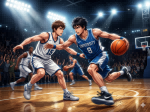
#> input picture images/cg/cg_basketball_night_game.png, 150 x 112 px; its folder holds 3 pictures in this run
$ python compress-images-to-jpeg.py
#> lines starting #> are read from the running program, lines starting #| are printed output that depends on the picture
#!/usr/bin/env python3
"""Convert PNG under images/ to optimized JPEG; recompress existing JPEG."""
from __future__ import annotations

import json
from pathlib import Path

from PIL import Image

ROOT = Path(__file__).resolve().parents[1]
IMAGES = ROOT / "images"

# (subdir glob hint, quality, max longest edge or None)
RULES = [
    ("share", 88, None),
    ("cg", 84, None),
    ("generated/game_avatar", 88, 512),
    ("generated/ui_button", 80, 256),
    ("generated/ui_panel", 85, 512),
    ("generated/avatars/female", 86, 384),
    ("generated/avatars/male", 86, 384),
    ("generated/avatars/avatar_alt", 86, 384),
    ("generated/items", 86, None),
]

DEFAULT_QUALITY = 85
DEFAULT_MAX_SIDE = None


def rule_for(path: Path) -> tuple[int, int | None]:
    rel = path.as_posix().replace("\\", "/")
    for hint, quality, max_side in RULES:
        if hint in rel:
            return quality, max_side
    return DEFAULT_QUALITY, DEFAULT_MAX_SIDE


def to_rgb(im: Image.Image, bg=(255, 255, 255)) -> Image.Image:
    if im.mode in ("RGBA", "LA"):
        base = Image.new("RGB", im.size, bg)
        base.paste(im, mask=im.split()[-1])
        return base
    if im.mode == "P":
        return to_rgb(im.convert("RGBA"), bg)
    return im.convert("RGB")


def save_jpeg(src: Path, quality: int, max_side: int | None) -> Path:
#> called with quality = 84
    out = src.with_suffix(".jpg")
    im = Image.open(src)
#> im is the input picture: PIL image 150x112 RGBA; mean R, G, B, A 98.4, 89.5, 87.8, 255
    im = to_rgb(im)
#> in to_rgb, `base = Image.new("RGB", im.size, bg)`: base: PIL image 150x112 RGB; every value is 255
    if max_side and max(im.size) > max_side:
        im.thumbnail((max_side, max_side), Image.Resampling.LANCZOS)
    im.save(out, "JPEG", quality=quality, optimize=True, progressive=True)
    return out


def recompress_jpeg(src: Path, quality: int, max_side: int | None) -> None:
#> called with quality = 84
    im = Image.open(src)
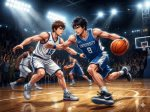
#> im: PIL image 150x112 RGB; mean R, G, B 98.4, 89.5, 87.8
    im = to_rgb(im)
    if max_side and max(im.size) > max_side:
        im.thumbnail((max_side, max_side), Image.Resampling.LANCZOS)
    im.save(src, "JPEG", quality=quality, optimize=True, progressive=True)


def main() -> None:
    converted: list[dict] = []
    total_before = 0
    total_after = 0

    for png in sorted(IMAGES.rglob("*.png")):
        before = png.stat().st_size
        q, mx = rule_for(png)
        out = save_jpeg(png, q, mx)
        after = out.stat().st_size
        png.unlink()
        total_before += before
        total_after += after
        converted.append(
            {
                "from": str(png.relative_to(ROOT)).replace("\\", "/"),
                "to": str(out.relative_to(ROOT)).replace("\\", "/"),
                "before_kb": round(before / 1024),
                "after_kb": round(after / 1024),
            }
        )
        print(f"PNG→JPG {png.name}: {before//1024}KB → {after//1024}KB (q={q})")

    for jpg in sorted(IMAGES.rglob("*.jpg")):
        before = jpg.stat().st_size
        q, mx = rule_for(jpg)
        recompress_jpeg(jpg, q, mx)
        after = jpg.stat().st_size
        if after < before:
            total_before += before - after
            print(f"JPG optimize {jpg.name}: {before//1024}KB → {after//1024}KB")
        total_after += 0

    report = ROOT / "tools" / "image-compress-report.json"
    report.write_text(json.dumps(converted, ensure_ascii=False, indent=2), encoding="utf-8")
    saved_kb = (total_before - total_after) // 1024 if converted else 0
    print(f"\nConverted {len(converted)} PNG files. Report: {report.relative_to(ROOT)}")
    if converted:
        sum_b = sum(c["before_kb"] for c in converted)
        sum_a = sum(c["after_kb"] for c in converted)
        print(f"PNG total: {sum_b}KB → {sum_a}KB (saved ~{sum_b - sum_a}KB)")


if __name__ == "__main__":
    main()
